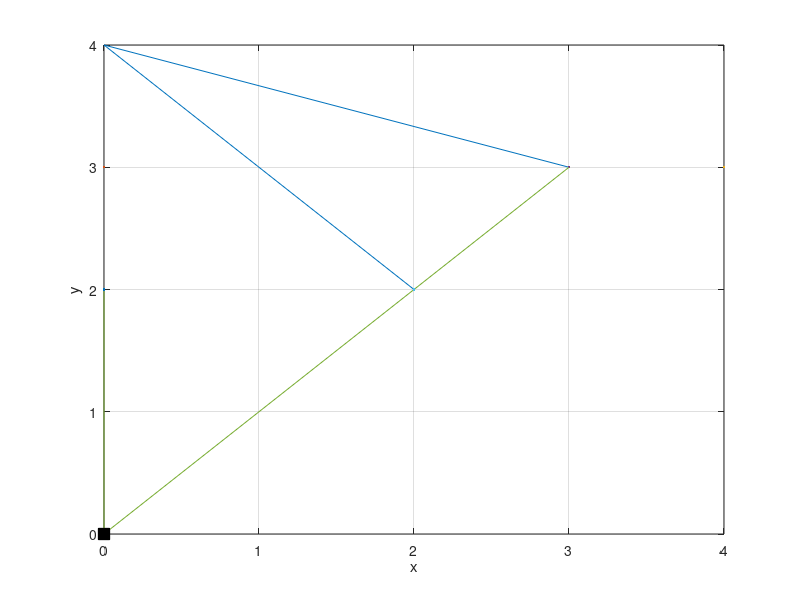

Recreate this plot in MATLAB.
%httv://www.matrixlab-examvles.com/3d-volygon.html
close all;

v1 = [0 0 0];
v2 = [2 0 0];
v3 = [2 4 0];
v4 = [0 4 0];
drawVertices(v1,v2,v3,v4,1);
hold on

v5 = [0 0 3];
v6 = [2 0 3];
v7 = [2 4 3];
v8 = [0 4 3];
drawVertices(v5,v6,v7,v8,3);
hold on

v9 = [v1(1) v1(1) v1(1)];
v10 = [v5(1) v5(2) v5(3)];
v11 = [v6(1) v6(2) v6(3)];
v12 = [v2(1) v2(2) v3(3)];
drawVertices(v9,v10,v11,v12,2);

%axis([-1 3 -1 5 -1 4])
xlabel('x'); ylabel('y'); zlabel('z');
grid;
